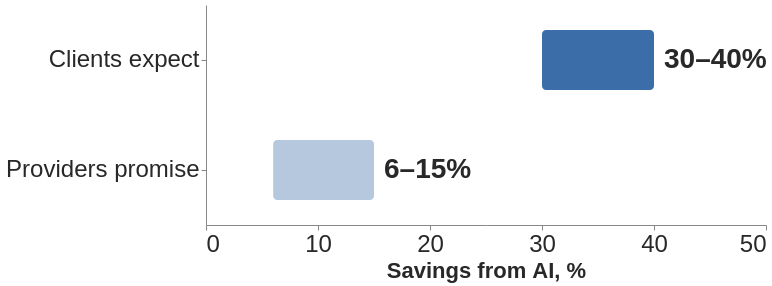

Specify this chart in Vega-Lite:
### Vega-Lite specification from a JSON file in a GitHub repository (floating-point values rounded to 4 significant figures)
{"$schema": "https://vega.github.io/schema/vega-lite/v5.json", "width": 560, "height": 220, "data": {"values": [{"k": "Clients expect", "a": 30, "b": 40, "c": "#3b6ea8", "t": "30–40%"}, {"k": "Providers promise", "a": 6, "b": 15, "c": "#b6c8de", "t": "6–15%"}]}, "layer": [{"mark": {"type": "bar", "cornerRadius": 4, "height": 60}, "encoding": {"y": {"field": "k", "type": "ordinal", "sort": null, "axis": {"title": null, "labelLimit": 300}}, "x": {"field": "a", "type": "quantitative", "scale": {"domain": [0, 50]}, "axis": {"title": "Savings from AI, %", "grid": false, "values": [0, 10, 20, 30, 40, 50]}}, "x2": {"field": "b"}, "color": {"field": "c", "type": "nominal", "scale": null}}}, {"mark": {"type": "text", "align": "left", "dx": 10, "fontSize": 28, "fontWeight": "bold", "color": "#282828"}, "encoding": {"y": {"field": "k", "type": "ordinal", "sort": null}, "x": {"field": "b", "type": "quantitative"}, "text": {"field": "t"}}}], "config": {"font": "Tahoma, Verdana, sans-serif", "axis": {"labelFontSize": 24, "titleFontSize": 22, "labelColor": "#282828", "titleColor": "#282828"}, "view": {"stroke": null}}}
